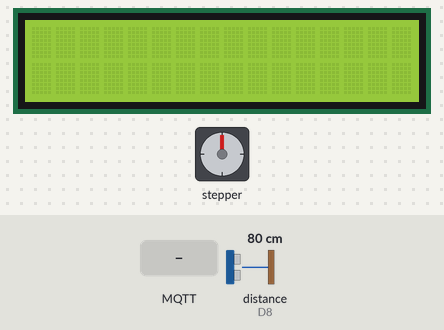
Bench run of a sketch on a simulated ESP8266 (NodeMCU). On the bench: 16×2 character LCD, stepper motor. Inputs (shaded band) come from the test bench; at power-on: distance to the obstacle (sensor on D8) 80 cm. WiFi joins after 1.5 s; servers stay silent unless stated; no MQTT or app messages arrive unless stated; stepper angles assume 50 steps per turn; what the sketch prints to the serial monitor is not drawn.

Above: at 2.8 s.
2.9 s: MQTT message "LIXEIRA" arrives on the second subscribed topic
At 4.1 s:
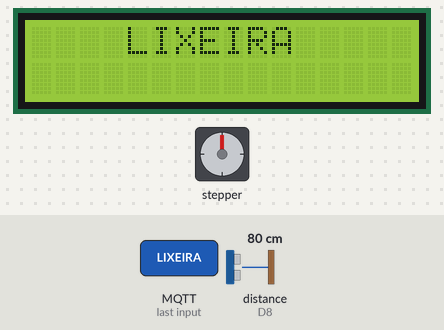
4.4 s: MQTT message "L1" arrives on the second subscribed topic
5.9 s: MQTT message "D1" arrives on the second subscribed topic
At 6.7 s:
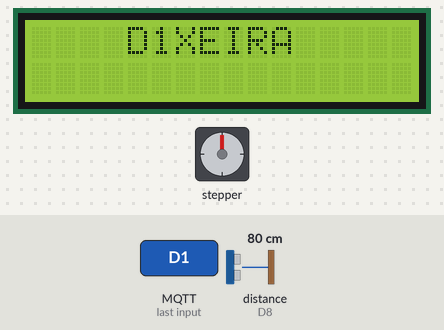
7.4 s: MQTT message "o" arrives on the second subscribed topic
At 8.5 s:
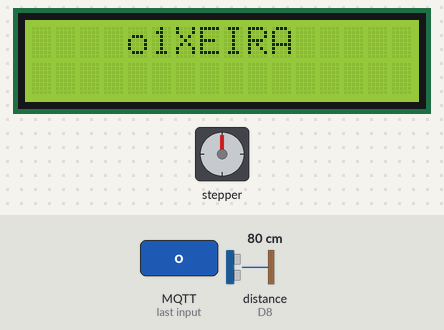
8.9 s: MQTT message "O" arrives on the second subscribed topic
At 10.1 s:
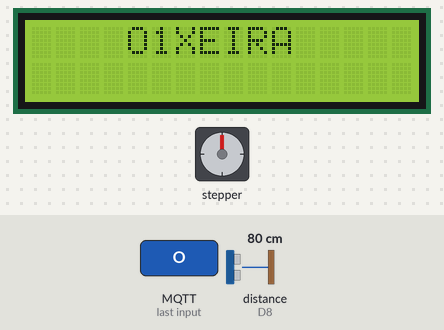
10.4 s: distance to the obstacle (sensor on D8) set to 22 cm
11.9 s: distance to the obstacle (sensor on D8) set to 17 cm
At 12.39 s:
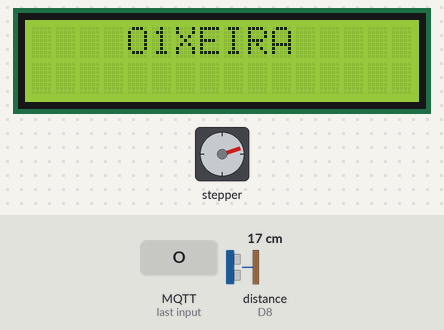
Timing chart, 0 to 17.4 s (numbered marks = the images above; inputs shaded):
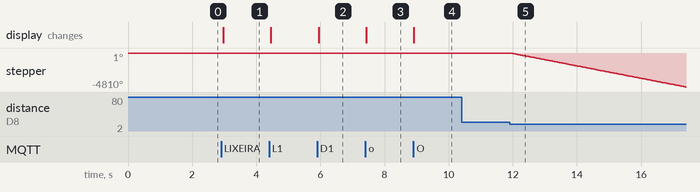

The sketch:

Pj_Android_Ecolife.ino
```cpp
#include <ESP8266WiFi.h>
#include <PubSubClient.h>
#include <HCSR04.h>
#include <Stepper.h>
#include <LiquidCrystal_I2C.h>

//Configuração de conexão do NODEMCU com Servidor MQTT
const char* ssid = "AndroidAP";
const char* password = "snbj8460";
const char* mqttServer = "m15.cloudmqtt.com";
const int mqttPort = 15260;
const char* mqttUser = "hzwxnzwy";
const char* mqttPassword = "8ztJzTw0rMy_";

//Iniciação de variaveis para comunicacao MQTT
WiFiClient espClient;
PubSubClient client(espClient);
void mqtt_callback(char* topic, byte* dados_tcp, unsigned int length);

//Iniciação de variaveis - MOTOR DE PASSO
const int stepsPerRevolution = 50;
Stepper myStepper(stepsPerRevolution, D5, D4, D3, D6);

//Iniciação de variaveis - SENSOR ULTRASÔNICO
UltraSonicDistanceSensor distanceSensor(13, 15);
LiquidCrystal_I2C lcd(0x3F, 16, 2);

//Variavel de controle
int TimeOut = 0;


void setup() {

  myStepper.setSpeed(150); //Velocidade do motor de passo

  // Iniciacao do Display
  lcd.begin(16,2);
  lcd.init();
  lcd.backlight();

  TimeOut = 0;
  Serial.begin(115200);
  setup_wifi(); // Função para conexão com a Rede Wifi

  Serial.println("Conectado");

  //Inicia comunicação com Servidor MQTT
  client.setServer(mqttServer, mqttPort);
  client.setCallback(callback);

  //Mantem a conexão conexão com Servidor MQTT.
  while (!client.connected()) {
    Serial.println("Conectando ao servidor MQTT...");
    if (client.connect("Projeto", mqttUser, mqttPassword ))
    {
      Serial.println("Conectado ao servidor MQTT!");
    } else {
      Serial.print("Falha ao conectar ");
      Serial.print(client.state());
      delay(2000);
    }
  }

  //Publica no Servido MQTT
  client.publish("Status ","Reiniciado!");
  client.publish("Placa","Em funcionamento!");

  //Se inscreve em Tópicos no Servidor MQTT
  client.subscribe("LIXEIRA");
  client.subscribe("CODIGO");
}

  //Metódo responsavel por ouvir Servidor MQTT
  void callback(char* topic, byte* dados_tcp, unsigned int length) {

    String msg,topico;
    char c;
    for (int i = 0; i < length; i++) {
       c = (char)dados_tcp[i];
       msg += c;
    }
    topico = (String)topic;
    Serial.println("ANTES DE LER O TOPICO");
    Serial.println(topic);
    Serial.println(msg);
    if(topico.equals("LIXEIRA")){
      Serial.println(topico);
      Serial.println(msg);
      if (msg.equals("L1")) {
            Serial.println("PLASTICO - ABRIR COMPARTIMENTO");
            toggleTrash('o'); // Método para Abrir compartimento
            TimeOut = 1; // Inicia contagem para TimeOut
          } else if(msg.equals("D1")){
            Serial.println("PLASTICO - FECHAR COMPARTIMENTO");
            toggleTrash('c'); // Método para fechar compartimento
          }
          if (msg.equals("L2")) {
            Serial.println("METAL - ABRIR COMPARTIMENTO");
            toggleTrash('o'); // Método para Abrir compartimento
            TimeOut = 1; // Inicia contagem para TimeOut
          } else if(msg.equals("D2")){
            Serial.println("METAL - FECHAR COMPARTIMENTO");
            toggleTrash('c'); // Método para fechar compartimento
          }
    }
    if(topico.equals("CODIGO")){
      Serial.println(topico);
      Serial.println(msg);
      exibeCodigSegurancaDisplay(msg); // Metódo para exibir Código no Display
    }
    msg = "";
  }

  //Método - Conexão Wifi
  void setup_wifi() {
    delay(10);
    // Inicia conexão com a rede Wifi
    Serial.println();
    Serial.print("Connecting to ");
    Serial.println(ssid);
    WiFi.begin(ssid, password);
    while (WiFi.status() != WL_CONNECTED) {
      delay(100);
      Serial.print(".");
    }
    Serial.println("");
    Serial.println("WiFi connected");
    Serial.println("IP address: ");
    Serial.println(WiFi.localIP());
}

//
void reconnect() {
  // Loop para reconectar com servidor MQTT
  while (!client.connected()) {
    Serial.print("Tentando conexão MQTT...");
    // Tentativa de conectar
    if (client.connect("ESP8266Client")) {
      Serial.println("connected");
      client.subscribe("LIXEIRA");
      client.subscribe("CODIGO");
    } else {
      Serial.print("failed, rc=");
      Serial.print(client.state());
      Serial.println(" try again in 5 seconds");
      // Espera 5 segundos antes de tentar novamente
      delay(5000);
    }
  }
}

//Método responsavel pela leitura do Sensor Ultrasônico
void leituraSensor(){
  delay(100);
  if(TimeOut > 0 & TimeOut < 200){
    Serial.print("TimeOut - ");
    Serial.println(TimeOut);
    TimeOut++;
  }else if(TimeOut == 200){
    client.publish("controle","timeOut");
    Serial.print("TimeOut ");
    Serial.println(TimeOut);
    toggleTrash('c');
    TimeOut = 0;
  }

  float ret = distanceSensor.measureDistanceCm();
  if (isnan(ret)) {
    Serial.println("Erro ao ler o sensor!");
    return;
  }else{
     //Serial.println(distanceSensor.measureDistanceCm());
     if(ret < 20){
      client.publish("Sensor","PLASTICO_ATIVADO");
      TimeOut = 0;
      Serial.println("FECHAR LIXEIRA");
      toggleTrash('c');
     }
     if(ret >= 20){
        client.publish("Sensor","DESATIVADO");
     }
  }
}

// Método responsavel por Exibir código no Display
void exibeCodigSegurancaDisplay(String codigo){
    lcd.setCursor(4, 0);
    lcd.print(codigo);
}

//Método responsavel por Abrir e fechar compartimento da Lixeira
void toggleTrash(char op){
  Serial.print("TOGGLE TRASH");
  //o = Open  / c = Close
  if (op == 'o' || op == 'O' || op == 'c' || op == 'C'){
      int dir = (op == 'c' || op == 'C') ? -1 : 1;
      for(int i=0; i<30; i++){
        myStepper.step(stepsPerRevolution*dir);
        delay(10);
      }
    }
}

void loop() {
  leituraSensor();
  if (!client.connected()) {
    reconnect();
  }
  client.loop();
}
```

Measured:
- the behaviour switches between 20 and 19 cm on distance to the obstacle (sensor on D8) (found by bisection; images 4 and 5)
- after the input at 2.9 s, the display: changes after 0.07 s (image 1)
- after the input at 5.9 s, the display: changes at once (image 2)
- after the input at 7.4 s, the display: changes at once (image 3)
- after the input at 8.9 s, the display: changes at once (image 4)
- after the input at 10.4 s, every drawn part: stays the same
- after the input at 11.9 s, stepper: keeps turning counter-clockwise at about 881°/s, starting at once
